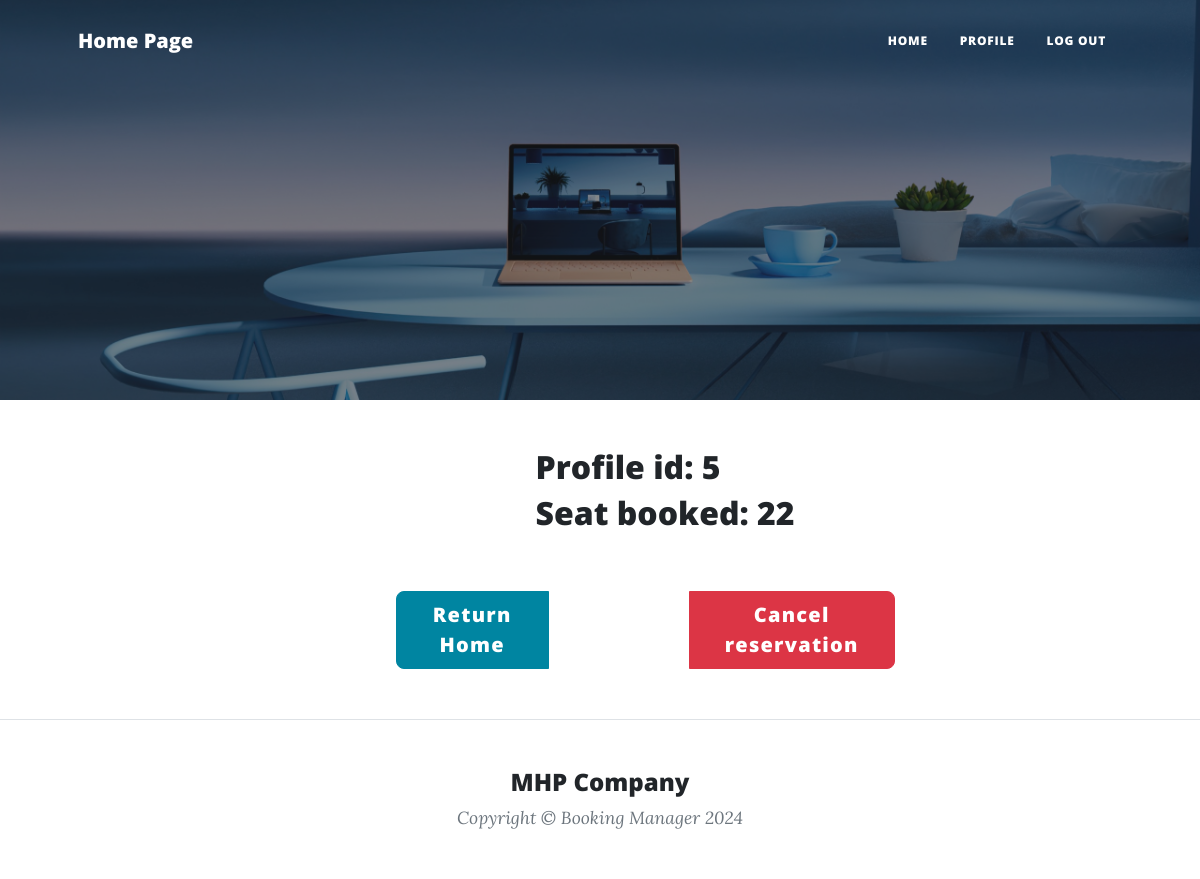
/profile (signed in), run on an earlier commit of the app's database.
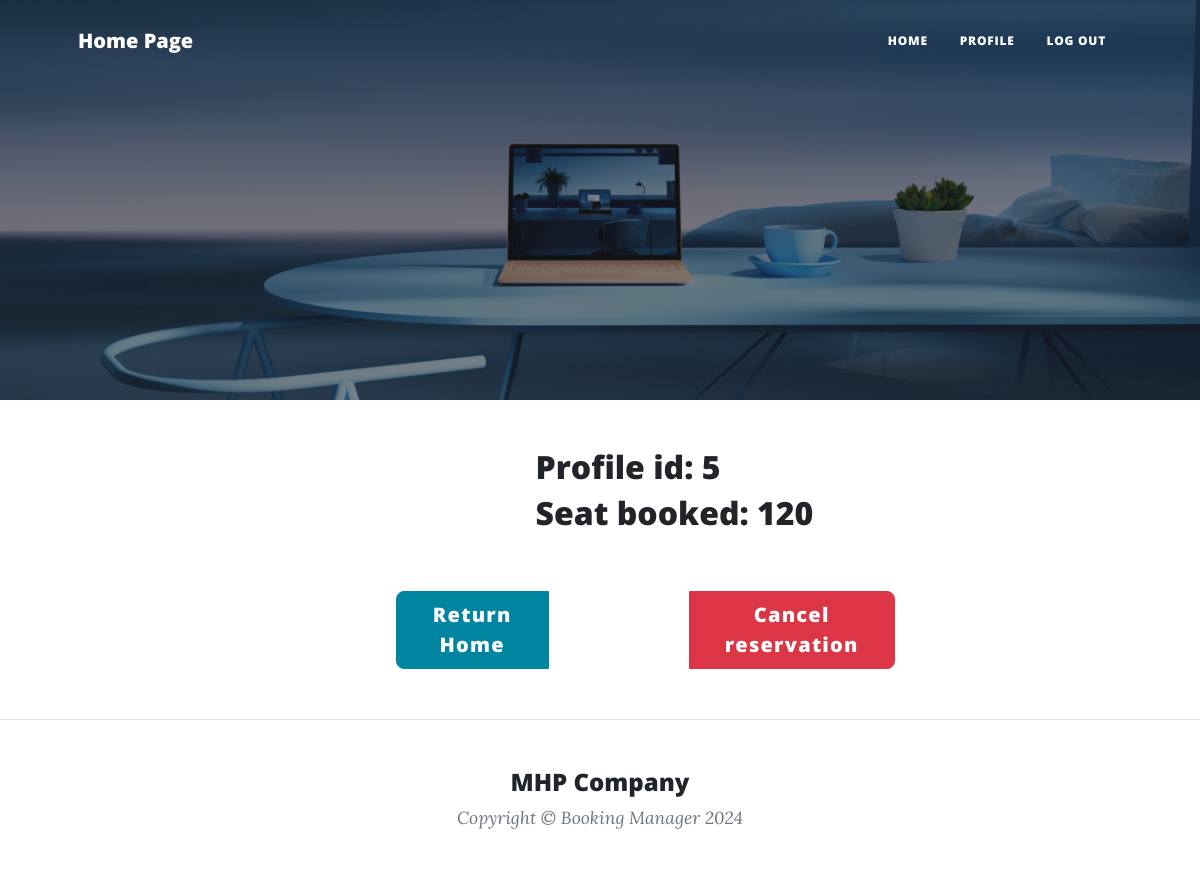
And on a later commit of the database.
### main.py (models this page shows)
class Seats(db.Model):
    __tablename__ = "reservations"
    id: Mapped[int] = mapped_column(Integer, primary_key=True)
    nr: Mapped[int] = mapped_column(Integer, nullable=False)
    booked: Mapped[int] = mapped_column(Integer, nullable=True)
    author_id: Mapped[int] = mapped_column(Integer, db.ForeignKey("users.id"))

### main.py (the view)
@app.route("/profile")
def profile():
    res = db.session.execute(db.select(Seats).where(Seats.author_id == current_user.id)).scalar()
    return render_template("profile.html", current_user=current_user, res=res)

### main.py (called while the page is built)
@login_manager.user_loader
def load_user(user_id):
    return db.get_or_404(User, user_id)

### templates/profile.html
{% block content %}
{% include "header.html" %}
<header
  class="masthead"
  style="background-image: url('../static/assets/img/prf-pic2.jpg')"
>
</header>
  <div class="container position-relative px-4 px-lg-5">
    <div class="row gx-4 gx-lg-5 justify-content-center">
      <div class="col-md-10 col-lg-8 col-xl-7">
          <h2 style="margin-left: 230px">Profile id: {{ current_user.id }}</h2>
          {% if res: %}
          <h2 style="margin-left: 230px">Seat booked: {{ res.id }}</h2>
          {% else %}
          <h2 style="margin-left: 230px">You have no seats booked.</h2>
          {% endif %}
      </div>
      <div class="col-md-10 col-lg-8 col-xl-7">
          <div class="btn-group" role="group" aria-label="Button group with nested dropdown">
        <a class="btn btn-primary btn-lg" style="margin-left: 90px; margin-right: 50px; margin-bottom: 50px; margin-top: 50px" href="{{ url_for('get_all_posts') }}">Return Home</a>
        {% if res: %}
        <a class="btn btn-danger btn-lg" style="margin-left: 90px; margin-bottom: 50px; margin-top: 50px" href="{{ url_for('cancel_res') }}">Cancel reservation</a>
              {% else %}
              <a class="btn btn-success btn-lg" style="margin-left: 90px; margin-bottom: 50px; margin-top: 50px" href="{{ url_for('book') }}">Get reservation</a>
        {% endif %}
          </div>
    </div>
  </div>
  </div>
{% include "footer.html" %}
{% endblock %}

What changed in the data, as far as the page shows it:
no longer on this page (row edited): Seats: id "22"
now on this page (row edited): Seats: id "120"
